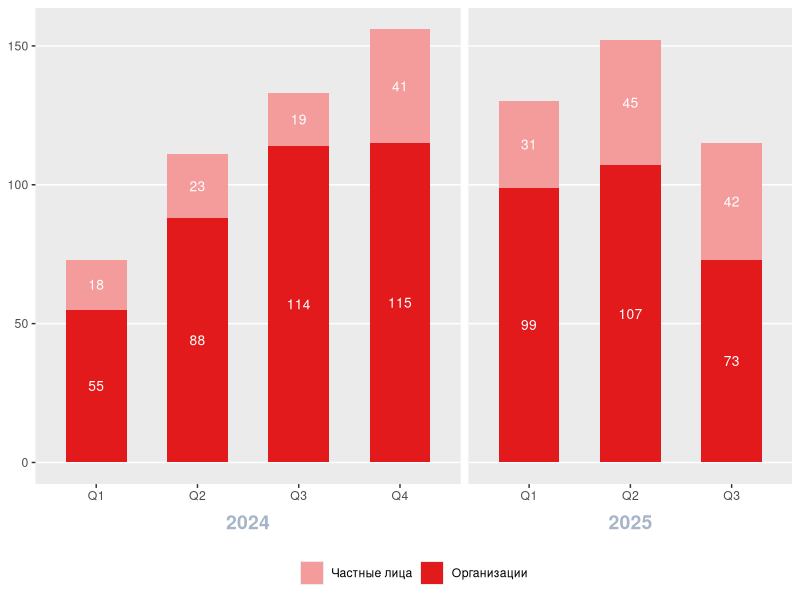
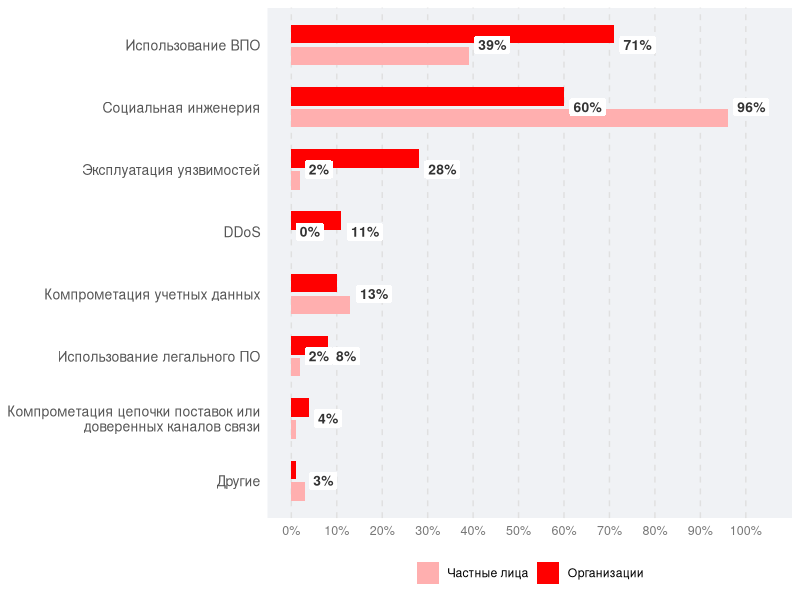
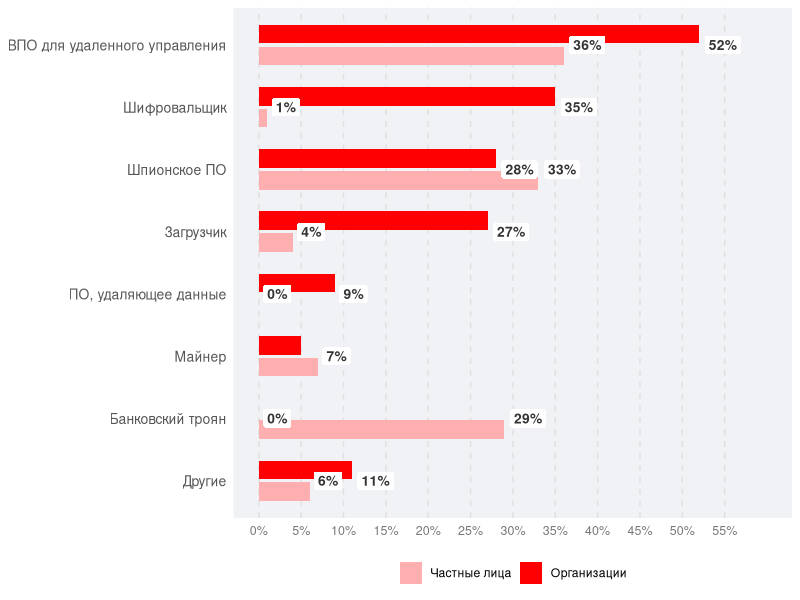
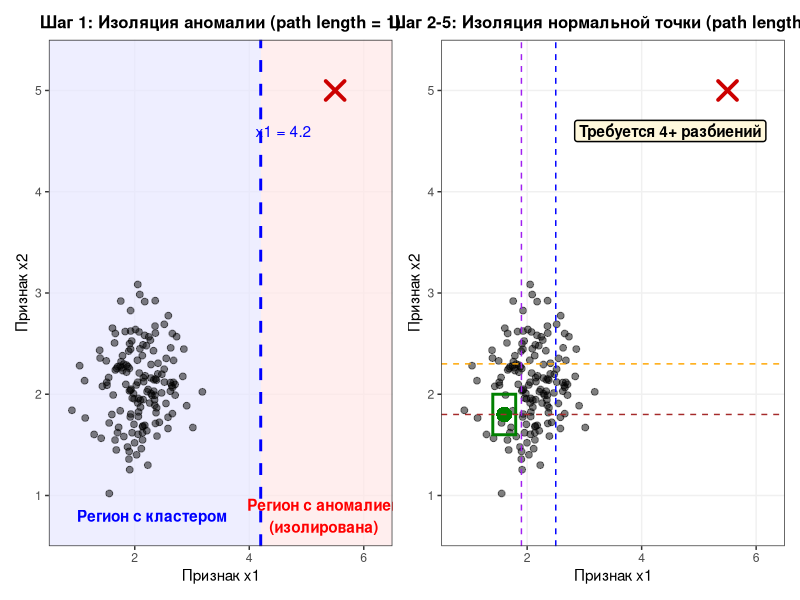

Here is the R script that generated these plots, in order:
## ---- chunk 1
#| label: fig-cyber-dynamics
#| fig-cap: "Динамика успешных кибератак"
#| echo: false
#| message: false
#| warning: false
#| fig-align: "center"

library(ggplot2)
library(readr)
library(dplyr)

df <- read_csv("data/cyberattacks.csv", show_col_types = FALSE)

df$target <- factor(df$target, levels = c("Частные лица", "Организации"))

ggplot(df, aes(x = quarter, y = count, fill = target)) +
  geom_col(position = "stack", width = 0.6) +
  geom_text(aes(label = count), position = position_stack(vjust = 0.5), color = "white", size = 3.5) +
  facet_grid(~ year, switch = "x", scales = "free_x", space = "free_x") +
  scale_fill_manual(values = c("Организации" = "#e31a1c", "Частные лица" = "#f49b9b")) +
  labs(x = NULL, y = NULL, fill = NULL) +
  theme(
    legend.position = "bottom",
    strip.placement = "outside",
    strip.background = element_blank(),
    strip.text = element_text(size = 14, face = "bold", color = "#a6b5c7"),
    panel.grid.major.x = element_blank(),
    panel.grid.minor = element_blank()
  )
## ---- chunk 2
#| label: fig-attack-methods
#| fig-cap: "Методы кибератак на организации и частных лиц"
#| echo: false
#| message: false
#| warning: false
#| fig-align: "center"
#| fig-height: 6
#| fig-width: 9

library(ggplot2)
library(readr)
library(dplyr)
library(stringr)

df <- read_csv("data/attack_methods.csv", show_col_types = FALSE)

df$method <- str_wrap(df$method, width = 35)

category_order <- rev(unique(df$method))
df$method <- factor(df$method, levels = category_order)

df$target <- factor(df$target, levels = c("Частные лица", "Организации"))

ggplot(df, aes(x = method, y = value, fill = target)) +
  geom_col(position = position_dodge(width = 0.7), width = 0.6) +
  
  geom_label(
    aes(label = label),
    position = position_dodge(width = 0.7),
    hjust = -0.15,
    fill = "white",
    color = "#333333",
    label.size = 0,
    fontface = "bold",
    size = 3.5,
    na.rm = TRUE
  ) +
  
  scale_fill_manual(values = c("Организации" = "#ff0000", "Частные лица" = "#ffafaf")) +
  
  scale_y_continuous(
    limits = c(0, 105),
    breaks = seq(0, 100, 10),
    labels = function(x) paste0(x, "%")
  ) +
  coord_flip() +
  labs(x = NULL, y = NULL, fill = NULL) +
  theme_minimal() +
  theme(
    panel.background = element_rect(fill = "#f0f2f5", color = NA),
    plot.background = element_rect(fill = "#ffffff", color = NA),
    
    panel.grid.major.y = element_blank(),
    panel.grid.major.x = element_line(color = "#e0e0e0", linetype = "dashed"),
    panel.grid.minor = element_blank(),
    
    legend.position = "bottom",
    legend.title = element_blank(),
    
    axis.text.y = element_text(size = 10, color = "#555555"),
    axis.text.x = element_text(size = 9, color = "#777777")
  )
## ---- chunk 3
#| label: fig-malware-types
#| fig-cap: "Типы используемого ВПО в атаках на организации и частных лиц"
#| echo: false
#| message: false
#| warning: false
#| fig-align: "center"
#| fig-height: 6
#| fig-width: 9

library(ggplot2)
library(readr)
library(dplyr)
library(stringr)

df_malware <- read_csv("data/malware_types.csv", show_col_types = FALSE)

df_malware$method <- str_wrap(df_malware$method, width = 35)

category_order_malware <- rev(unique(df_malware$method))
df_malware$method <- factor(df_malware$method, levels = category_order_malware)

df_malware$target <- factor(df_malware$target, levels = c("Частные лица", "Организации"))

ggplot(df_malware, aes(x = method, y = value, fill = target)) +
  geom_col(position = position_dodge(width = 0.7), width = 0.6) +
  
  geom_label(
    aes(label = label),
    position = position_dodge(width = 0.7),
    hjust = -0.15,
    fill = "white",
    color = "#333333",
    label.size = 0,
    fontface = "bold",
    size = 3.5,
    na.rm = TRUE
  ) +
  
  scale_fill_manual(values = c("Организации" = "#ff0000", "Частные лица" = "#ffafaf")) +
  
  scale_y_continuous(
    limits = c(0, 60),              
    breaks = seq(0, 55, 5),
    labels = function(x) paste0(x, "%")
  ) +
  coord_flip() +
  labs(x = NULL, y = NULL, fill = NULL) +
  theme_minimal() +
  theme(
    panel.background = element_rect(fill = "#f0f2f5", color = NA),
    plot.background = element_rect(fill = "#ffffff", color = NA),
    
    panel.grid.major.y = element_blank(),
    panel.grid.major.x = element_line(color = "#e0e0e0", linetype = "dashed"),
    panel.grid.minor = element_blank(),
    
    legend.position = "bottom",
    legend.title = element_blank(),
    
    axis.text.y = element_text(size = 10, color = "#555555"),
    axis.text.x = element_text(size = 9, color = "#777777")
  )
## ---- chunk 4
#| label: fig-isolation-forest
#| fig-cap: "Принцип изоляции аномалий и нормальных точек в алгоритме Isolation Forest"
#| echo: false
#| message: false
#| warning: false
#| fig-width: 12
#| fig-height: 5

library(ggplot2)
library(readr)
library(patchwork)

df <- read_csv("data/isolation_forest.csv", show_col_types = FALSE)

df_normal <- subset(df, type %in% c("normal", "target"))
df_anomaly <- subset(df, type == "anomaly")
df_target <- subset(df, type == "target")

base_theme <- theme_bw() +
  theme(
    plot.title = element_text(face = "bold", size = 12, hjust = 0.5),
    panel.grid.minor = element_blank(),
    panel.grid.major = element_line(color = "#f0f0f0")
  )

p1 <- ggplot() +
  annotate("rect", xmin = 0.5, xmax = 4.2, ymin = 0.5, ymax = 5.5, fill = "#e6e6ff", alpha = 0.7) +
  annotate("rect", xmin = 4.2, xmax = 6.5, ymin = 0.5, ymax = 5.5, fill = "#ffe6e6", alpha = 0.7) +
  
  geom_point(data = df_normal, aes(x = x1, y = x2), color = "black", alpha = 0.5, size = 2) +
  geom_point(data = df_anomaly, aes(x = x1, y = x2), shape = 4, size = 5, color = "#cc0000", stroke = 2) +
  
  geom_vline(xintercept = 4.2, color = "blue", linetype = "dashed", linewidth = 1) +
  
  annotate("text", x = 2.3, y = 0.8, label = "Регион с кластером", color = "blue", fontface = "bold") +
  annotate("text", x = 5.3, y = 0.8, label = "Регион с аномалией\n(изолирована)", color = "red", fontface = "bold") +
  annotate("text", x = 4.6, y = 4.6, label = "x1 = 4.2", color = "blue") +
  
  coord_cartesian(xlim = c(0.5, 6.5), ylim = c(0.5, 5.5), expand = FALSE) +
  labs(title = "Шаг 1: Изоляция аномалии (path length = 1)", x = "Признак x1", y = "Признак x2") +
  base_theme

p2 <- ggplot() +
  geom_point(data = df_normal, aes(x = x1, y = x2), color = "black", alpha = 0.5, size = 2) +
  geom_point(data = df_anomaly, aes(x = x1, y = x2), shape = 4, size = 5, color = "#cc0000", stroke = 2) +
  
  geom_point(data = df_target, aes(x = x1, y = x2), shape = 16, size = 5, color = "#008000") +
  geom_rect(aes(xmin = 1.4, xmax = 1.8, ymin = 1.6, ymax = 2.0), fill = NA, color = "#008000", linewidth = 1) +
  
  geom_vline(xintercept = 2.5, color = "blue", linetype = "dashed") +
  geom_vline(xintercept = 1.9, color = "purple", linetype = "dashed") +
  geom_hline(yintercept = 2.3, color = "orange", linetype = "dashed") +
  geom_hline(yintercept = 1.8, color = "brown", linetype = "dashed") +

  annotate("label", x = 4.5, y = 4.6, label = "Требуется 4+ разбиений", 
           fill = "#fff8dc", color = "black", fontface = "bold", label.size = 0.5) +
  
  coord_cartesian(xlim = c(0.5, 6.5), ylim = c(0.5, 5.5), expand = FALSE) +
  labs(title = "Шаг 2-5: Изоляция нормальной точки (path length > 4)", x = "Признак x1", y = "Признак x2") +
  base_theme

p1 + p2
